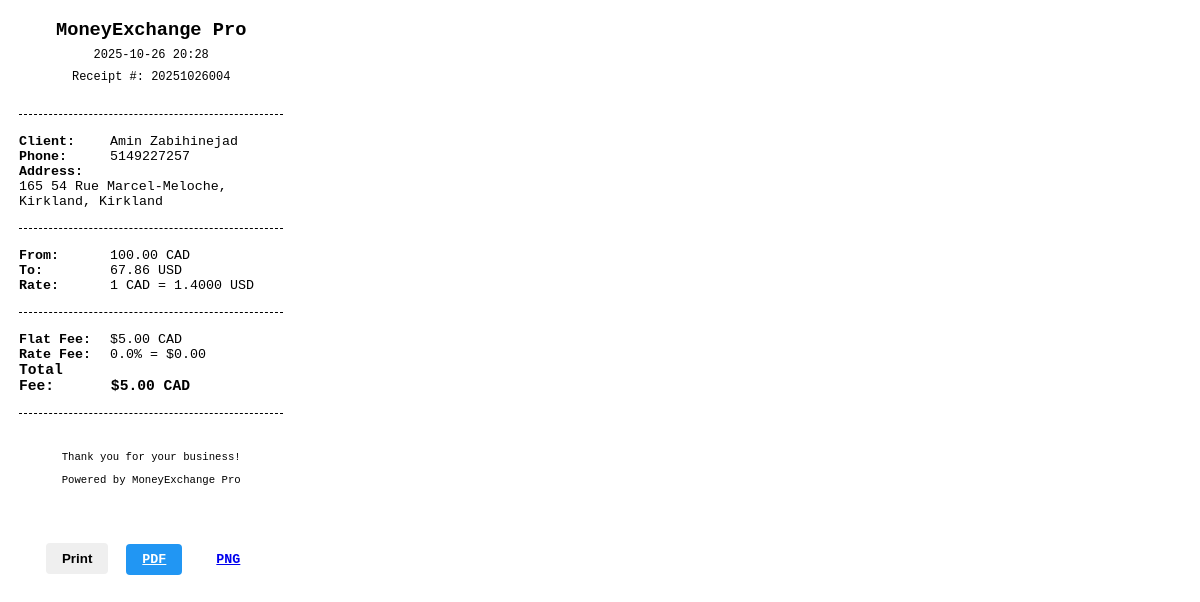
Screenshot of /print_receipt/4 (signed in) with the database file from the repository.
### app.py (models this page shows)
class Transaction(db.Model):
    id = db.Column(db.Integer, primary_key=True, autoincrement=True)  # AUTO
    tx_ref = db.Column(db.String(11), unique=True, nullable=False, index=True)  # DISPLAY ID
    date = db.Column(db.DateTime, default=datetime.utcnow)
    from_currency = db.Column(db.String(3), nullable=False)
    to_currency = db.Column(db.String(3), nullable=False)
    from_amount = db.Column(db.Float, nullable=False)
    to_amount = db.Column(db.Float, nullable=False)
    exchange_rate = db.Column(db.Float, nullable=False)
    notes = db.Column(db.Text, nullable=True)
    is_fintrac = db.Column(db.Boolean, default=False)
    client_id = db.Column(db.Integer, db.ForeignKey('client.id'), nullable=False)
    receipt_filename = db.Column(db.String(100))
    status = db.Column(db.String(10), default='closed')
    is_deposit = db.Column(db.Boolean, default=False)
    total_fee_cad = db.Column(db.Float, default=0.0)  # ← PROFIT PER TX

class Client(db.Model):
    id = db.Column(db.Integer, primary_key=True)
    first_name = db.Column(db.String(100), nullable=False)
    last_name = db.Column(db.String(100), nullable=False)
    email = db.Column(db.String(120), nullable=False)
    phone = db.Column(db.String(20), nullable=False)
    apartment = db.Column(db.String(20))
    civic_number = db.Column(db.String(20), nullable=False)
    street = db.Column(db.String(200), nullable=False)
    city = db.Column(db.String(100), nullable=False)
    province = db.Column(db.String(10), nullable=False)
    postal_code = db.Column(db.String(10), nullable=False)
    risk_level = db.Column(db.String(20), default='low risk')
    notes = db.Column(db.Text)
    created_at = db.Column(db.DateTime, default=datetime.utcnow)
    id1_type = db.Column(db.String(50))
    id1_issued_by = db.Column(db.String(100))
    id1_number = db.Column(db.String(50))
    id1_expiry_date = db.Column(db.Date)
    id1_filename = db.Column(db.String(255))
    id1_filesize = db.Column(db.Integer)
    id1_last_download = db.Column(db.DateTime)
    id2_type = db.Column(db.String(50))
    id2_issued_by = db.Column(db.String(100))
    id2_number = db.Column(db.String(50))
    id2_expiry_date = db.Column(db.Date)
    id2_filename = db.Column(db.String(255))
    id2_filesize = db.Column(db.Integer)
    id2_last_download = db.Column(db.DateTime)
    id3_type = db.Column(db.String(50))
    id3_issued_by = db.Column(db.String(100))
    id3_number = db.Column(db.String(50))
    id3_expiry_date = db.Column(db.Date)
    id3_filename = db.Column(db.String(255))
    id3_filesize = db.Column(db.Integer)
    id3_last_download = db.Column(db.DateTime)
    transactions = db.relationship('Transaction', backref='client', lazy=True)

### app.py (the view)
@app.route('/print_receipt/<int:tx_id>')
def print_receipt(tx_id):
    if 'user_id' not in session:
        return redirect(url_for('login'))
    tx = Transaction.query.get_or_404(tx_id)
    client = tx.client
    flat_fee_in_tx_currency = FLAT_FEE_CAD
    profit_cad = round(flat_fee_in_tx_currency + (tx.from_amount * FEE_PERCENTAGE), 2)
    return render_template('print_receipt.html',
                           tx=tx,
                           client=client,
                           exchange_name=EXCHANGE_NAME,
                           profit_cad=profit_cad,
                           flat_fee_cad=FLAT_FEE_CAD,
                           current_fee=round(FEE_PERCENTAGE * 100, 1),
                           fee_percentage=FEE_PERCENTAGE)

### templates/print_receipt.html (shortened to what this page needs)
<!DOCTYPE html>
<html>
<head>
</head>
<body>
<div class="receipt">
    <div class="header">
        <h1>{{ exchange_name }}</h1>
        <p>{{ tx.date.strftime('%Y-%m-%d %H:%M') }}</p>
        <p>Receipt #: {{ tx.tx_ref }}</p>
    </div>
    <div class="divider"></div>
    <div class="section">
        <div><span class="label">Client:</span> <span class="value">{{ client.first_name }} {{ client.last_name }}</span></div>
        <div><span class="label">Phone:</span> <span class="value">{{ client.phone }}</span></div>
        <div><span class="label">Address:</span> <span class="value">{{ client.civic_number }} {{ client.street }}, {{ client.city }}</span></div>
    </div>
    <div class="divider"></div>
    <div class="section">
        <div><span class="label">From:</span> <span class="value">{{ "%.2f"|format(tx.from_amount) }} {{ tx.from_currency }}</span></div>
        <div><span class="label">To:</span> <span class="value">{{ "%.2f"|format(tx.to_amount) }} {{ tx.to_currency }}</span></div>
        <div><span class="label">Rate:</span> <span class="value">1 {{ tx.from_currency }} = {{ "%.4f"|format(tx.exchange_rate) }} {{ tx.to_currency }}</span></div>
    </div>
    <div class="divider"></div>
    <div class="section">
        <div><span class="label">Flat Fee:</span> <span class="value">${{ "%.2f"|format(flat_fee_cad) }} CAD</span></div>
        <div><span class="label">Rate Fee:</span> <span class="value">{{ current_fee }}% = ${{ "%.2f"|format(tx.from_amount * fee_percentage) }}</span></div>
        <div class="total"><span class="label">Total Fee:</span> <span class="value">${{ "%.2f"|format(profit_cad) }} CAD</span></div>
    </div>
    <div class="divider"></div>
    <div class="footer">
        <p>Thank you for your business!</p>
        <p>Powered by MoneyExchange Pro</p>
    </div>
</div>
{% if not is_download %}
<div class="actions">
    <button onclick="window.print()" class="btn btn-print">Print</button>
    <a href="{{ url_for('download_pdf', tx_id=tx.id) }}" class="btn btn-pdf">PDF</a>
    <a href="{{ url_for('download_png', tx_id=tx.id) }}" class="btn btn-png">PNG</a>
</div>
{% endif %}
</body>
</html>

### templates/print_receipt.html (style rules this page uses)
body { font-family: 'Courier New', monospace; font-size: 10pt; margin: 0; padding: 5mm; width: 70mm; }
.receipt { width: 100%; }
.header { text-align: center; margin-bottom: 8mm; }
.header h1 { font-size: 14pt; margin: 0; font-weight: bold; }
.header p { margin: 2mm 0; font-size: 9pt; }
.divider { border-top: 1px dashed #000; margin: 5mm 0; }
.section { margin: 5mm 0; }
.label { font-weight: bold; display: inline-block; width: 22mm; }
.value { display: inline-block; }
.total { font-weight: bold; font-size: 11pt; }
.footer { text-align: center; margin-top: 10mm; font-size: 8pt; }
.actions { text-align: center; margin: 15mm 0; }
.btn { padding: 8px 16px; margin: 0 5px; border: none; border-radius: 4px; cursor: pointer; font-weight: bold; }
.btn-pdf { background: #2196f3; color: white; }

### rows the page displays
Transaction: date "2025-10-26 20:28", tx_ref "20251026004", from_amount "100.00", from_currency "CAD", to_amount "67.86", to_currency "USD", exchange_rate "1.4000", tx.from_amount*fee_percentage "0.00"
Client: first_name "Amin", last_name "Zabihinejad", phone "5149227257", civic_number "165", street "54 Rue Marcel-Meloche, Kirkland", city "Kirkland"

### other values shown
{{ exchange_name }} "MoneyExchange Pro"
{{ "%.2f"|format(flat_fee_cad) }} "5.00"
{{ current_fee }} "0.0"
{{ "%.2f"|format(profit_cad) }} "5.00"
